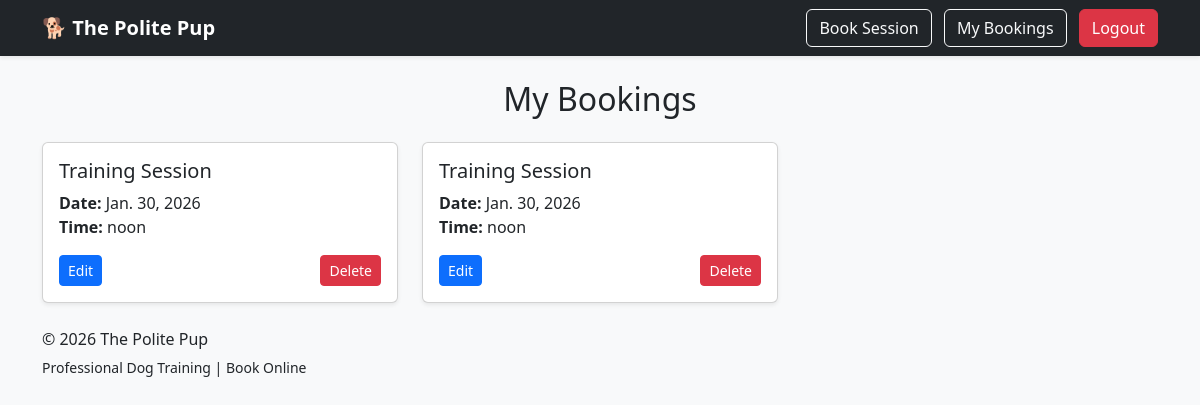
The app's page /my-bookings/ (signed in), older data.
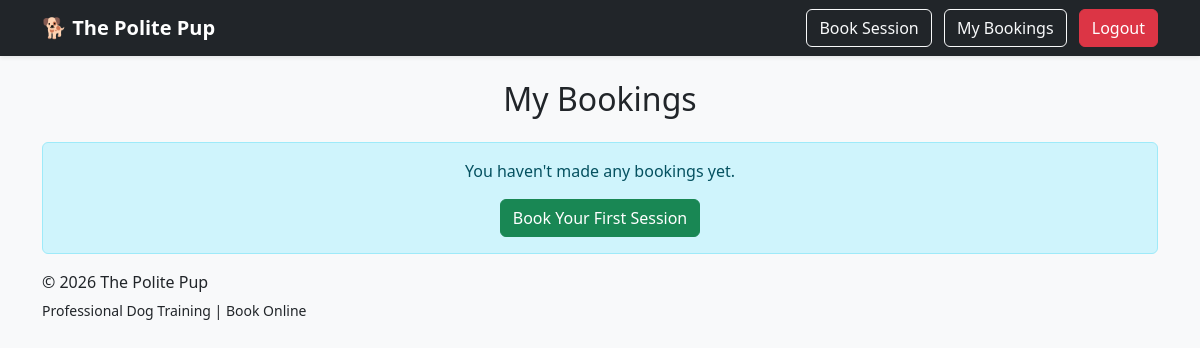
The same page, newer data.
### bookings/models.py (models this page shows, shortened)
class Booking(models.Model):
    user = models.ForeignKey(
        settings.AUTH_USER_MODEL,
        on_delete=models.CASCADE
    )
    session = models.ForeignKey(
        TrainingSession,
        on_delete=models.CASCADE
    )
    date = models.DateField()
    time = models.TimeField()
    notes = models.TextField(blank=True)

### bookings/views.py (the view)
# urls.py: path('my-bookings/', my_bookings, name='my_bookings'),
@login_required
def my_bookings(request):
    bookings = Booking.objects.filter(user=request.user)
    return render(
        request,
        'bookings/my_bookings.html',
        {'bookings': bookings}
    )

### bookings/templates/bookings/my_bookings.html
{% extends 'bookings/base.html' %}
{% block content %}
<h2 class="mb-4 text-center">My Bookings</h2>
{% if bookings %}
<div class="row">
    {% for booking in bookings %}
    <div class="col-md-6 col-lg-4 mb-4">
        <div class="card shadow-sm h-100">
            <div class="card-body">
                <h5 class="card-title">
                    Training Session
                </h5>
                <p class="card-text">
                    <strong>Date:</strong> {{ booking.date }} <br>
                    <strong>Time:</strong> {{ booking.time }} <br>
                </p>
                <div class="d-flex justify-content-between">
                    <a href="{% url 'edit_booking' booking.id %}"
                       class="btn btn-sm btn-primary">
                        Edit
                    </a>
                    <a href="{% url 'delete_booking' booking.id %}"
                       class="btn btn-sm btn-danger">
                        Delete
                    </a>
                </div>
            </div>
        </div>
    </div>
    {% endfor %}
</div>
{% else %}
<div class="alert alert-info text-center">
    <p class="mb-3">
        You haven't made any bookings yet.
    </p>
    <a href="{% url 'create_booking' %}"
       class="btn btn-success">
        Book Your First Session
    </a>
</div>
{% endif %}
{% endblock %}

### bookings/templates/bookings/base.html (shortened to what this page needs)
<!DOCTYPE html>
{% load static %}
<html lang="en">
<head>
    <link href="https://cdn.jsdelivr.net/npm/bootstrap@5.3.2/dist/css/bootstrap.min.css"
          rel="stylesheet">
    <link rel="stylesheet" href="{% static 'bookings/css/style.css' %}">
</head>
<body>
<nav class="navbar navbar-expand-lg navbar-dark bg-dark shadow-sm">
    <div class="container">
        <a class="navbar-brand fw-bold" href="/">
            🐕 The Polite Pup
        </a>
        <div class="collapse navbar-collapse" id="navbarNav">
            <div class="ms-auto">
                {% if user.is_authenticated %}
                    <a class="btn btn-outline-light me-2" href="/book/">
                        Book Session
                    </a>
                    <a class="btn btn-outline-light me-2" href="/my-bookings/">
                        My Bookings
                    </a>
                    <form method="post"
                          action="/accounts/logout/"
                          class="d-inline">
                        <button class="btn btn-danger">
                            Logout
                        </button>
                    </form>
                {% endif %}
            </div>
        </div>
    </div>
</nav>
<div class="container mt-4">
    {% block content %}
    {% endblock %}
</div>
<footer>
    <div class="container">
        <p class="mb-1">
            © 2026 The Polite Pup
        </p>
        <small>
            Professional Dog Training | Book Online
        </small>
    </div>
</footer>
</body>
</html>

### bookings/static/bookings/css/style.css (style rules this page uses)
body { background-color: #f8f9fa; }

Row changes from the older to the newer data that the page shows:
removed Booking: date "Jan. 30, 2026", time "noon"
removed Booking: date "Jan. 30, 2026", time "noon"
Text that changed along with them:
text now shown: "You haven't made any bookings yet. Book Your First Session"
